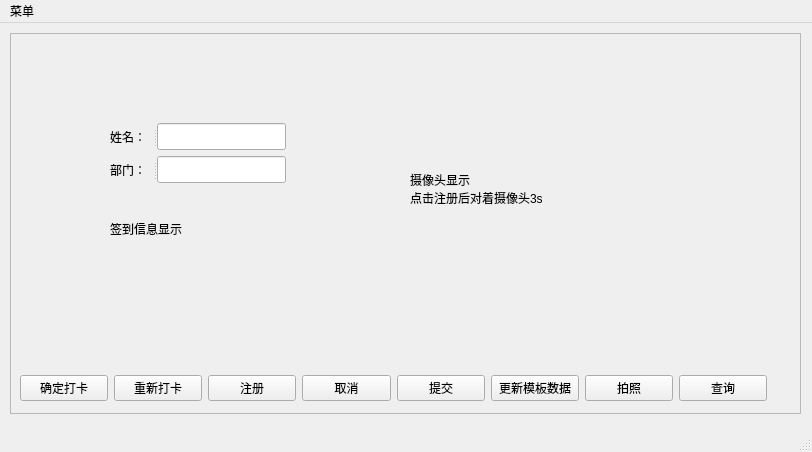
<?xml version="1.0" encoding="UTF-8"?>
<ui version="4.0">
 <class>MainWindow</class>
 <widget class="QMainWindow" name="MainWindow">
  <property name="geometry">
   <rect>
    <x>0</x>
    <y>0</y>
    <width>812</width>
    <height>452</height>
   </rect>
  </property>
  <property name="windowTitle">
   <string>考勤系统</string>
  </property>
  <widget class="QWidget" name="centralwidget">
   <widget class="QFrame" name="frame">
    <property name="geometry">
     <rect>
      <x>10</x>
      <y>10</y>
      <width>791</width>
      <height>381</height>
     </rect>
    </property>
    <property name="frameShape">
     <enum>QFrame::StyledPanel</enum>
    </property>
    <property name="frameShadow">
     <enum>QFrame::Raised</enum>
    </property>
    <widget class="QLabel" name="labelShow">
     <property name="geometry">
      <rect>
       <x>400</x>
       <y>10</y>
       <width>351</width>
       <height>291</height>
      </rect>
     </property>
     <property name="text">
      <string>摄像头显示
点击注册后对着摄像头3s</string>
     </property>
     <property name="scaledContents">
      <bool>false</bool>
     </property>
    </widget>
    <widget class="QWidget" name="layoutWidget">
     <property name="geometry">
      <rect>
       <x>10</x>
       <y>340</y>
       <width>747</width>
       <height>30</height>
      </rect>
     </property>
     <layout class="QHBoxLayout" name="horizontalLayout">
      <property name="sizeConstraint">
       <enum>QLayout::SetMinimumSize</enum>
      </property>
      <item>
       <widget class="QPushButton" name="pushButtonCommitCheck">
        <property name="text">
         <string>确定打卡</string>
        </property>
       </widget>
      </item>
      <item>
       <widget class="QPushButton" name="pushButtonCheckAgain">
        <property name="text">
         <string>重新打卡</string>
        </property>
       </widget>
      </item>
      <item>
       <widget class="QPushButton" name="pushButtonSignIn">
        <property name="text">
         <string>注册</string>
        </property>
       </widget>
      </item>
      <item>
       <widget class="QPushButton" name="pushButtonCancel">
        <property name="text">
         <string>取消</string>
        </property>
       </widget>
      </item>
      <item>
       <widget class="QPushButton" name="pushButtonSubmit">
        <property name="text">
         <string>提交</string>
        </property>
       </widget>
      </item>
      <item>
       <widget class="QPushButton" name="pushButtonUpdateModel">
        <property name="text">
         <string>更新模板数据</string>
        </property>
       </widget>
      </item>
      <item>
       <widget class="QPushButton" name="pushButtonCamara">
        <property name="text">
         <string>拍照</string>
        </property>
       </widget>
      </item>
      <item>
       <widget class="QPushButton" name="pushButtonSearch">
        <property name="text">
         <string>查询</string>
        </property>
       </widget>
      </item>
     </layout>
    </widget>
    <widget class="QWidget" name="layoutWidget">
     <property name="geometry">
      <rect>
       <x>100</x>
       <y>90</y>
       <width>176</width>
       <height>60</height>
      </rect>
     </property>
     <layout class="QVBoxLayout" name="verticalLayout">
      <item>
       <widget class="QSplitter" name="splitter">
        <property name="orientation">
         <enum>Qt::Horizontal</enum>
        </property>
        <widget class="QLabel" name="labelName">
         <property name="text">
          <string>姓名：</string>
         </property>
        </widget>
        <widget class="QLineEdit" name="lineEditName"/>
       </widget>
      </item>
      <item>
       <widget class="QSplitter" name="splitter_2">
        <property name="orientation">
         <enum>Qt::Horizontal</enum>
        </property>
        <widget class="QLabel" name="labelDep">
         <property name="text">
          <string>部门：</string>
         </property>
        </widget>
        <widget class="QLineEdit" name="lineEditDep"/>
       </widget>
      </item>
     </layout>
    </widget>
    <widget class="QLabel" name="labelCheckInfo">
     <property name="geometry">
      <rect>
       <x>100</x>
       <y>160</y>
       <width>141</width>
       <height>71</height>
      </rect>
     </property>
     <property name="text">
      <string>签到信息显示</string>
     </property>
    </widget>
   </widget>
  </widget>
  <widget class="QMenuBar" name="menubar">
   <property name="geometry">
    <rect>
     <x>0</x>
     <y>0</y>
     <width>812</width>
     <height>26</height>
    </rect>
   </property>
   <widget class="QMenu" name="menu_2">
    <property name="title">
     <string>菜单</string>
    </property>
    <addaction name="actionAddNewEmp"/>
    <addaction name="separator"/>
    <addaction name="actionManageEmp"/>
    <addaction name="separator"/>
    <addaction name="action_3"/>
   </widget>
   <addaction name="menu_2"/>
  </widget>
  <widget class="QStatusBar" name="statusbar"/>
  <action name="actionAddNewEmp">
   <property name="text">
    <string>新增员工</string>
   </property>
  </action>
  <action name="actionManageEmp">
   <property name="text">
    <string>管理员工</string>
   </property>
  </action>
  <action name="action_3">
   <property name="text">
    <string>特殊打卡</string>
   </property>
  </action>
 </widget>
 <resources/>
 <connections/>
</ui>
